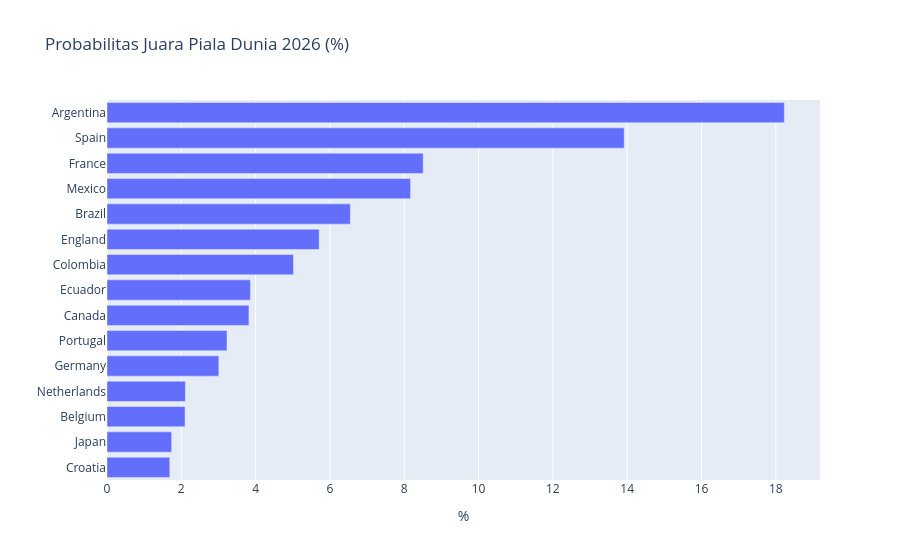

This figure's notebook cell:
### Markdown cell above
## Probabilitas juara — Top 15

### Code cell
champ = pd.Series(out['champion']).head(15)
fig = px.bar(champ.iloc[::-1], orientation='h', title='Probabilitas Juara Piala Dunia 2026 (%)',
             labels={'index': '', 'value': '%'}).update_layout(showlegend=False)
fig.show()
champ.to_frame('% juara')

### Figure 1 — Plotly figure (JSON) as saved in the notebook; plotly's stock layout.template omitted (floating-point values rounded to 4 significant figures)
{"data": [{"hovertemplate": "variable=0<br>%=%{x}<br>=%{y}<extra></extra>", "legendgroup": "0", "marker": {"color": "#636efa", "pattern": {"shape": ""}}, "name": "0", "orientation": "h", "showlegend": true, "textposition": "auto", "type": "bar", "x": [1.69, 1.74, 2.1, 2.11, 3.01, 3.23, 3.82, 3.86, 5.02, 5.71, 6.55, 8.17, 8.51, 13.92, 18.23], "xaxis": "x", "y": ["Croatia", "Japan", "Belgium", "Netherlands", "Germany", "Portugal", "Canada", "Ecuador", "Colombia", "England", "Brazil", "Mexico", "France", "Spain", "Argentina"], "yaxis": "y"}], "layout": {"barmode": "relative", "legend": {"title": {"text": "variable"}, "tracegroupgap": 0}, "showlegend": false, "title": {"text": "Probabilitas Juara Piala Dunia 2026 (%)"}, "xaxis": {"anchor": "y", "domain": [0, 1], "title": {"text": "%"}}, "yaxis": {"anchor": "x", "domain": [0, 1], "title": {"text": ""}}}}
